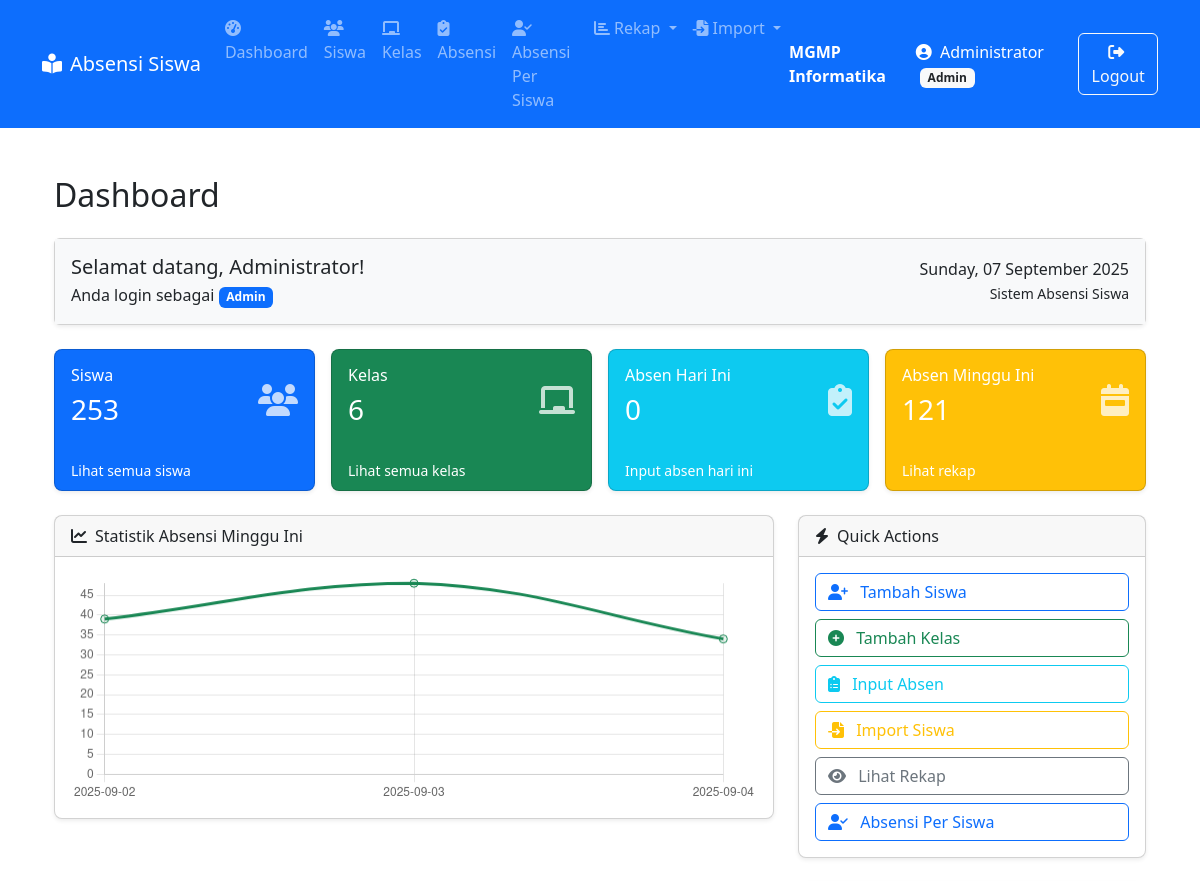
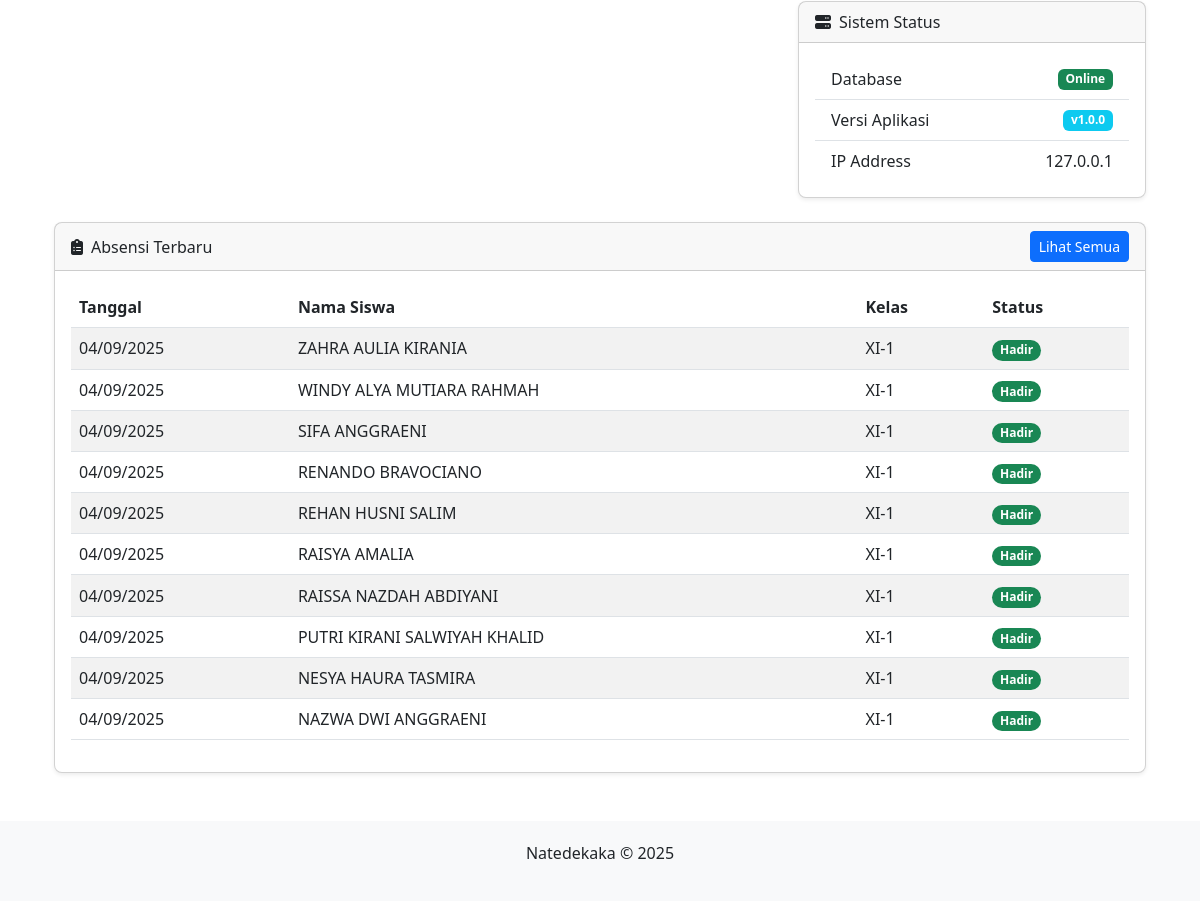
Page /dashboard/index.php (signed in) on the committed database (2 pictures, top to bottom).
### tables this page shows
CREATE TABLE `absensi` (
  `id` int(11) NOT NULL,
  `siswa_id` int(11) NOT NULL,
  `tanggal` date NOT NULL,
  `status` enum('Hadir','Sakit','Izin','Alfa','Terlambat') NOT NULL
);

CREATE TABLE `siswa` (
  `id` int(11) NOT NULL,
  `nis` varchar(20) NOT NULL,
  `nisn` varchar(20) NOT NULL,
  `nama` varchar(100) NOT NULL,
  `kelas_id` int(11) NOT NULL,
  `jenis_kelamin` enum('Laki-laki','Perempuan') DEFAULT NULL
);

CREATE TABLE `kelas` (
  `id` int(11) NOT NULL,
  `nama_kelas` varchar(10) NOT NULL,
  `wali_kelas` varchar(100) NOT NULL
);

### dashboard/index.php (the view, shortened to what this page needs)
<?php
include_once '../config.php';
$statistics = [
    'siswa' => 0,
    'kelas' => 0,
    'absen_hari_ini' => 0,
    'absen_minggu_ini' => 0
];
$sql = "SELECT COUNT(*) AS total FROM siswa";
$result = $koneksi->query($sql);
if ($result && $row = $result->fetch_assoc()) {
    $statistics['siswa'] = $row['total'];
}
$sql = "SELECT COUNT(*) AS total FROM kelas";
$result = $koneksi->query($sql);
if ($result && $row = $result->fetch_assoc()) {
    $statistics['kelas'] = $row['total'];
}
$today = date('Y-m-d');
$sql = "SELECT COUNT(*) AS total FROM absensi WHERE tanggal = ?";
$stmt = $koneksi->prepare($sql);
$stmt->bind_param('s', $today);
$stmt->execute();
$result = $stmt->get_result();
if ($result && $row = $result->fetch_assoc()) {
    $statistics['absen_hari_ini'] = $row['total'];
}
$start_week = date('Y-m-d', strtotime('monday this week'));
$end_week = date('Y-m-d', strtotime('sunday this week'));
$sql = "SELECT COUNT(*) AS total FROM absensi WHERE tanggal BETWEEN ? AND ?";
$stmt = $koneksi->prepare($sql);
$stmt->bind_param('ss', $start_week, $end_week);
$stmt->execute();
$result = $stmt->get_result();
if ($result && $row = $result->fetch_assoc()) {
    $statistics['absen_minggu_ini'] = $row['total'];
}
$sql = "SELECT a.id, a.tanggal, a.status, s.nama AS nama_siswa, k.nama_kelas
        FROM absensi a
        JOIN siswa s ON a.siswa_id = s.id
        JOIN kelas k ON s.kelas_id = k.id
        ORDER BY a.tanggal DESC, a.id DESC
        LIMIT 10";
$absensi_terbaru = $koneksi->query($sql);
$sql = "SELECT tanggal, COUNT(*) AS jumlah FROM absensi
        WHERE tanggal BETWEEN ? AND ?
        GROUP BY tanggal ORDER BY tanggal";
$stmt = $koneksi->prepare($sql);
$stmt->bind_param('ss', $start_week, $end_week);
$stmt->execute();
$result = $stmt->get_result();
$absensi_harian = [];
while ($row = $result->fetch_assoc()) {
    $absensi_harian[] = $row;
}
?>
<?php include '../includes/header.php'; ?>
<div class="container mt-4">
    <h2 class="mb-4">Dashboard</h2>
    <div class="card mb-4 shadow-sm rounded">
        <div class="card-body bg-light">
            <div class="d-flex justify-content-between align-items-center flex-wrap">
                <div>
                    <h5 class="card-title mb-1">Selamat datang, <?= htmlspecialchars($_SESSION['user']['nama']) ?>!</h5>
                    <p class="card-text mb-0">
                        Anda login sebagai <span class="badge bg-primary"><?= ucfirst($_SESSION['user']['role']) ?></span>
                    </p>
                </div>
                <div class="text-end">
                    <p class="mb-0"><?= date('l, d F Y') ?></p>
                    <small>Sistem Absensi Siswa</small>
                </div>
            </div>
        </div>
    </div>
    <div class="row g-3 mb-4">
        <div class="col-md-3">
            <div class="card text-white bg-primary shadow-sm h-100 rounded-3">
                <div class="card-body d-flex justify-content-between align-items-center">
                    <div>
                        <h6 class="card-title">Siswa</h6>
                        <h3><?= $statistics['siswa'] ?></h3>
                    </div>
                    <i class="fas fa-users fa-2x opacity-75"></i>
                </div>
                <div class="card-footer bg-transparent border-0">
                    <a href="../siswa/" class="text-white small text-decoration-none">Lihat semua siswa</a>
                </div>
            </div>
        </div>
        <div class="col-md-3">
            <div class="card text-white bg-success shadow-sm h-100 rounded-3">
                <div class="card-body d-flex justify-content-between align-items-center">
                    <div>
                        <h6 class="card-title">Kelas</h6>
                        <h3><?= $statistics['kelas'] ?></h3>
                    </div>
                    <i class="fas fa-chalkboard fa-2x opacity-75"></i>
                </div>
                <div class="card-footer bg-transparent border-0">
                    <a href="../kelas/" class="text-white small text-decoration-none">Lihat semua kelas</a>
                </div>
            </div>
        </div>
        <div class="col-md-3">
            <div class="card text-white bg-info shadow-sm h-100 rounded-3">
                <div class="card-body d-flex justify-content-between align-items-center">
                    <div>
                        <h6 class="card-title">Absen Hari Ini</h6>
                        <h3><?= $statistics['absen_hari_ini'] ?></h3>
                    </div>
                    <i class="fas fa-clipboard-check fa-2x opacity-75"></i>
                </div>
                <div class="card-footer bg-transparent border-0">
                    <a href="../absen/" class="text-white small text-decoration-none">Input absen hari ini</a>
                </div>
            </div>
        </div>
        <div class="col-md-3">
            <div class="card text-white bg-warning shadow-sm h-100 rounded-3">
                <div class="card-body d-flex justify-content-between align-items-center">
                    <div>
                        <h6 class="card-title">Absen Minggu Ini</h6>
                        <h3><?= $statistics['absen_minggu_ini'] ?></h3>
                    </div>
                    <i class="fas fa-calendar-week fa-2x opacity-75"></i>
                </div>
                <div class="card-footer bg-transparent border-0">
                    <a href="../rekap/kelas.php" class="text-white small text-decoration-none">Lihat rekap</a>
                </div>
            </div>
        </div>
    </div>
    <div class="row mb-4">
        <div class="col-md-8">
            <div class="card shadow-sm rounded-3">
                <div class="card-header">
                    <i class="fas fa-chart-line me-2"></i>Statistik Absensi Minggu Ini
                </div>
                <div class="card-body">
                    <canvas id="absensiChart" height="100"></canvas>
                </div>
            </div>
        </div>
        <div class="col-md-4">
            <div class="card mb-4 shadow-sm rounded-3">
                <div class="card-header">
                    <i class="fas fa-bolt me-2"></i>Quick Actions
                </div>
                <div class="card-body">
                    <div class="d-grid gap-2">
                        <a href="../siswa/tambah.php" class="btn btn-outline-primary text-start">
                            <i class="fas fa-user-plus me-2"></i> Tambah Siswa
                        </a>
                        <a href="../kelas/tambah.php" class="btn btn-outline-success text-start">
                            <i class="fas fa-plus-circle me-2"></i> Tambah Kelas
                        </a>
                        <a href="../absen/" class="btn btn-outline-info text-start">
                            <i class="fas fa-clipboard-list me-2"></i> Input Absen
                        </a>
                        <a href="../siswa/import.php" class="btn btn-outline-warning text-start">
                            <i class="fas fa-file-import me-2"></i> Import Siswa
                        </a>
                        <a href="../rekap/kelas.php" class="btn btn-outline-secondary text-start">
                            <i class="fas fa-eye me-2"></i> Lihat Rekap
                        </a>
                        <a href="../absen/absensi_persiswa.php" class="btn btn-outline-primary text-start">
                            <i class="fas fa-user-check me-2"></i> Absensi Per Siswa
                        </a>
                    </div>
                </div>
            </div>
            <div class="card shadow-sm rounded-3">
                <div class="card-header">
                    <i class="fas fa-server me-2"></i>Sistem Status
                </div>
                <div class="card-body">
                    <ul class="list-group list-group-flush">
                        <li class="list-group-item d-flex justify-content-between align-items-center">
                            Database
                            <span class="badge bg-success">Online</span>
                        </li>
                        <li class="list-group-item d-flex justify-content-between align-items-center">
                            Versi Aplikasi
                            <span class="badge bg-info">v1.0.0</span>
                        </li>
                        <li class="list-group-item d-flex justify-content-between align-items-center">
                            IP Address
                            <span><?= $_SERVER['REMOTE_ADDR'] ?></span>
                        </li>
                    </ul>
                </div>
            </div>
        </div>
    </div>
    <div class="row">
        <div class="col-md-12">
            <div class="card shadow-sm rounded-3">
                <div class="card-header d-flex justify-content-between align-items-center">
                    <span><i class="fas fa-clipboard-list me-2"></i>Absensi Terbaru</span>
                    <a href="../absen/" class="btn btn-sm btn-primary">Lihat Semua</a>
                </div>
                <div class="card-body">
                    <div class="table-responsive">
                        <table class="table table-striped table-hover align-middle">
                            <thead>
                                <tr>
                                    <th>Tanggal</th>
                                    <th>Nama Siswa</th>
                                    <th>Kelas</th>
                                    <th>Status</th>
                                </tr>
                            </thead>
                            <tbody>
                                <?php if ($absensi_terbaru && $absensi_terbaru->num_rows > 0): ?>
                                    <?php while ($row = $absensi_terbaru->fetch_assoc()): ?>
                                        <tr>
                                            <td><?= date('d/m/Y', strtotime($row['tanggal'])) ?></td>
                                            <td><?= htmlspecialchars($row['nama_siswa']) ?></td>
                                            <td><?= htmlspecialchars($row['nama_kelas']) ?></td>
                                            <td>
                                                <span class="badge rounded-pill
                                                    <?= $row['status'] === 'Hadir' ? 'bg-success' : '' ?>
                                                    <?= $row['status'] === 'Sakit' ? 'bg-warning text-dark' : '' ?>
                                                    <?= $row['status'] === 'Izin' ? 'bg-info' : '' ?>
                                                    <?= $row['status'] === 'Alfa' ? 'bg-danger' : '' ?>
                                                    <?= $row['status'] === 'Terlambat' ? 'bg-secondary' : '' ?>">
                                                    <?= $row['status'] ?>
                                                </span>
                                            </td>
                                        </tr>
                                    <?php endwhile; ?>
                                <?php else: ?>
                                    <tr>
                                        <td colspan="4" class="text-center">Tidak ada data absensi</td>
                                    </tr>
                                <?php endif; ?>
                            </tbody>
                        </table>
                    </div>
                </div>
            </div>
        </div>
    </div>
</div>
<script>
    const ctx = document.getElementById('absensiChart').getContext('2d');
    const labels = <?= json_encode(array_column($absensi_harian, 'tanggal')) ?>;
    const data = <?= json_encode(array_column($absensi_harian, 'jumlah')) ?>;
    new Chart(ctx, {
        type: 'line',
        data: {
            labels: labels,
            datasets: [{
                label: 'Jumlah Absensi',
                data: data,
                borderColor: '#198754',
                backgroundColor: 'rgba(25, 135, 84, 0.1)',
                tension: 0.4,
                pointRadius: 4,
                pointHoverRadius: 6
            }]
        },
        options: {
            responsive: true,
            plugins: {
                legend: {
                    display: false
                }
            },
            scales: {
                y: {
                    beginAtZero: true,
                    ticks: {
                        stepSize: 1
                    }
                }
            }
        }
    });
</script>
<?php include '../includes/footer.php'; ?>

### includes/header.php (style rules this page uses)
body { display: flex; flex-direction: column; min-height: 100vh; }
.container { flex: 1; }

### rows in the picture
absensi: tanggal "04/09/2025", siswa.nama "ZAHRA AULIA KIRANIA", kelas.nama_kelas "XI-1", status "Hadir"
absensi: tanggal "04/09/2025", siswa.nama "WINDY ALYA MUTIARA RAHMAH", kelas.nama_kelas "XI-1", status "Hadir"
absensi: tanggal "04/09/2025", siswa.nama "SIFA ANGGRAENI", kelas.nama_kelas "XI-1", status "Hadir"
absensi: tanggal "04/09/2025", siswa.nama "RENANDO BRAVOCIANO", kelas.nama_kelas "XI-1", status "Hadir"
absensi: tanggal "04/09/2025", siswa.nama "REHAN HUSNI SALIM", kelas.nama_kelas "XI-1", status "Hadir"
absensi: tanggal "04/09/2025", siswa.nama "RAISYA AMALIA", kelas.nama_kelas "XI-1", status "Hadir"
absensi: tanggal "04/09/2025", siswa.nama "RAISSA NAZDAH ABDIYANI", kelas.nama_kelas "XI-1", status "Hadir"
absensi: tanggal "04/09/2025", siswa.nama "PUTRI KIRANI SALWIYAH KHALID", kelas.nama_kelas "XI-1", status "Hadir"
absensi: tanggal "04/09/2025", siswa.nama "NESYA HAURA TASMIRA", kelas.nama_kelas "XI-1", status "Hadir"
absensi: tanggal "04/09/2025", siswa.nama "NAZWA DWI ANGGRAENI", kelas.nama_kelas "XI-1", status "Hadir"

### other values in the picture
$_SESSION['user']['nama'] "Administrator"
$_SESSION['user']['role'] "Admin"
$statistics['siswa'] "253"
$statistics['kelas'] "6"
$statistics['absen_hari_ini'] "0"
$statistics['absen_minggu_ini'] "121"
$_SERVER['REMOTE_ADDR'] "127.0.0.1"
chart data {{ json_encode(array_column($absensi_harian, 'tanggal')) }} ["2025-09-02","2025-09-03","2025-09-04"]
chart data {{ json_encode(array_column($absensi_harian, 'jumlah')) }} [39,48,34]
